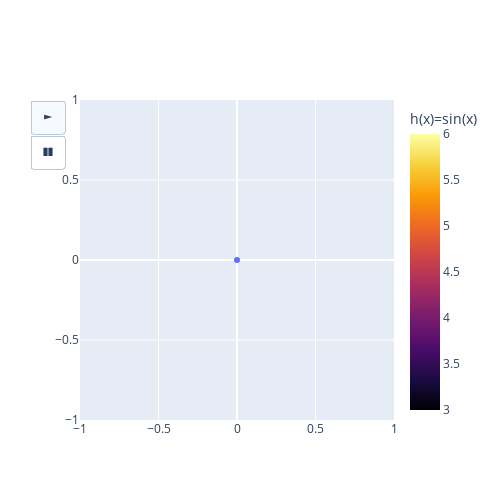

This figure's notebook cell:
### Code cell
def h(x):
    return np.sin(x)
fig = go.Figure()
fig.add_trace(go.Scatter(x=[x[0]], y=[f(x)[0]], mode='lines+markers',  name='f(x)=x<sup>2</sup>',
                         marker=dict(color=h(x[0]), colorbar=dict(title="h(x)=sin(x)"), colorscale='Inferno')
                        ))

frames=[]
for i in range(1, len(x)):
    frames.append(go.Frame(data=[go.Scatter(x=x[:i+1], y=f(x[:i+1]), marker=dict(color=h(x[:i+1])))]))

fig.frames = frames   

fig.update_layout(legend_orientation="h",
                  legend=dict(x=.5, xanchor="center"),
                  updatemenus=[dict(type="buttons", buttons=[dict(label="►", method="animate", args=[None, {"fromcurrent": True}]),
                                                             dict(label="❚❚", method="animate", args=[[None], {"frame": {"duration": 0, "redraw": False},
                                                                                                               "mode": "immediate",
                                                                                                               "transition": {"duration": 0}}])])],
                  )
fig.update_layout(autosize = False, width=500,height=500 ) # МЕНЯТЬ РАЗМЕР ПОЛОТНА 
fig.update_traces(hoverinfo="all", hovertemplate="Аргумент: %{x}<br>Функция: %{y}")
fig.show()

### Figure 1 — Plotly figure (JSON) as saved in the notebook; plotly's stock layout.template omitted (floating-point values rounded to 4 significant figures)
{"data": [{"hoverinfo": "all", "hovertemplate": "Аргумент: %{x}<br>Функция: %{y}", "marker": {"color": 0, "colorbar": {"title": {"text": "h(x)=sin(x)"}}, "colorscale": [[0, "#000004"], [0.1111, "#1b0c41"], [0.2222, "#4a0c6b"], [0.3333, "#781c6d"], [0.4444, "#a52c60"], [0.5556, "#cf4446"], [0.6667, "#ed6925"], [0.7778, "#fb9b06"], [0.8889, "#f7d13d"], [1, "#fcffa4"]]}, "mode": "lines+markers", "name": "f(x)=x<sup>2</sup>", "type": "scatter", "x": [0], "y": [0]}], "layout": {"autosize": false, "height": 500, "legend": {"orientation": "h", "x": 0.5, "xanchor": "center"}, "updatemenus": [{"buttons": [{"args": [null, {"fromcurrent": true}], "label": "►", "method": "animate"}, {"args": [[null], {"frame": {"duration": 0, "redraw": false}, "mode": "immediate", "transition": {"duration": 0}}], "label": "❚❚", "method": "animate"}], "type": "buttons"}], "width": 500}}
